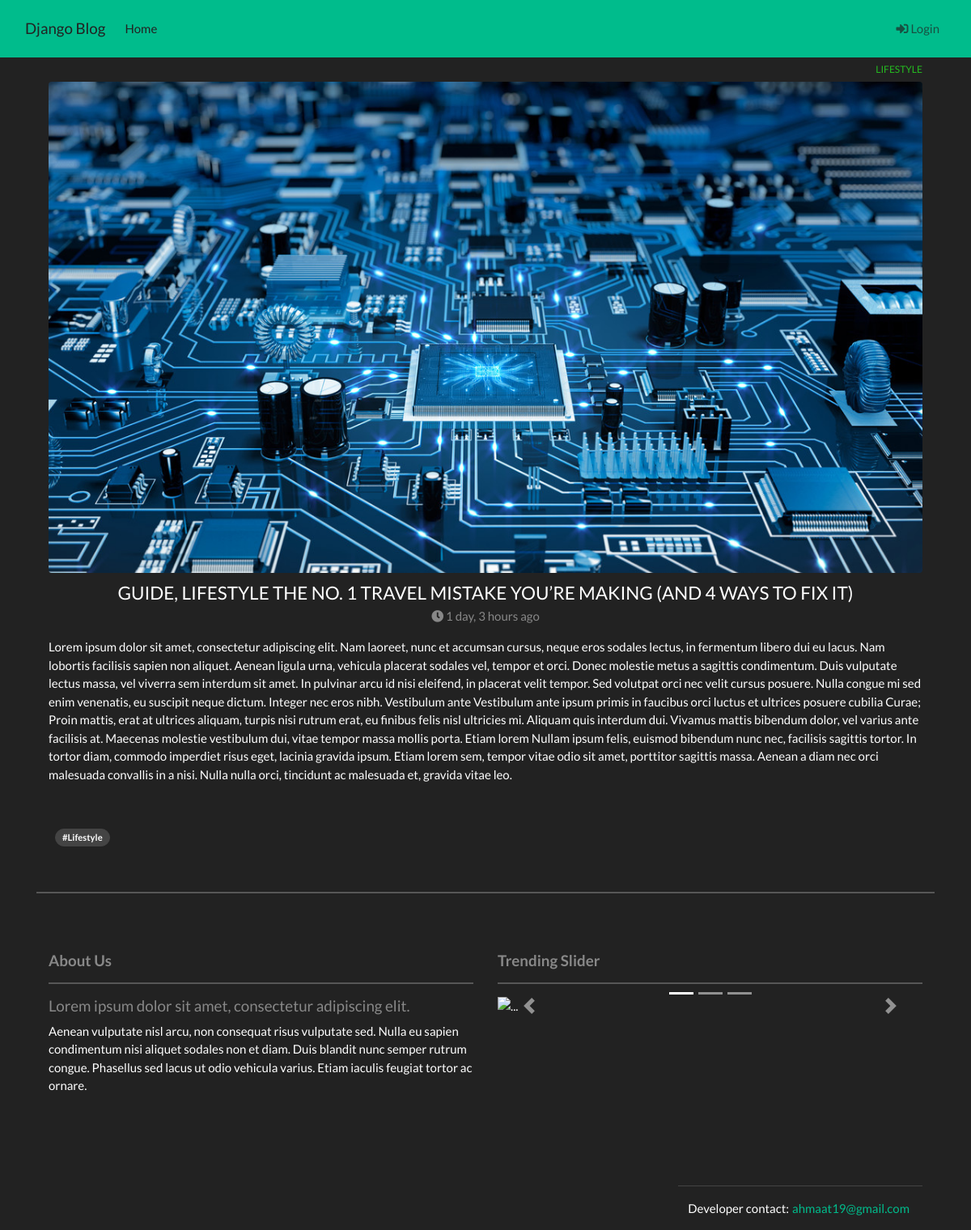
The app's page /post-details/guide-lifestyle-the-no-1-travel-mistake-youre-making-and-4-ways-to-fix-it with its own data.
### posts/models.py (models this page shows, shortened)
class Post(models.Model):
    title = models.CharField(max_length=150)
    slug = models.SlugField(max_length=200)
    category = models.ForeignKey(Category, on_delete=models.CASCADE)
    image = models.ImageField(upload_to='static/images/',max_length=100)
    content = models.TextField()
    published = models.BooleanField(default=False)
    tags = models.CharField(max_length=20)
    created = models.DateTimeField(auto_now_add=True)
    created_by = models.IntegerField()

class Category(models.Model):
    name = models.CharField(max_length=50, unique=True)
    created = models.DateTimeField(auto_now_add=True)
    created_by = models.IntegerField()
    def __str__(self):
        return self.name
    class Meta:
        verbose_name_plural = 'Categories'

### posts/views.py (the view)
# urls.py: path('post-details/<slug:slug>', views.postDetails, name='post-details'),
def postDetails(request, slug):
    post = get_object_or_404(Post, slug=slug)
    print(post.title)
    context = {
    'post': post
    }
    return render(request, 'posts/postDetails.html', context)

### posts/templates/posts/postDetails.html
{% extends 'base.html' %} {{% load static %} {% block content %}
<div class="container">
  <h3 class="tag my-2 text-right">{{post.category|upper}}</h3>
  <img src="{{post.image.url}}" class="card-img rounded" />
  <h4 class="modal-title text-center pt-2 text-uppercase">{{post.title}}</h4>
  <p class="card-text text-center text-muted">
    <i class="fa fa-clock"></i>
    {{ post.created|timesince }} ago
  </p>
  <p>{{post.content}}</p>
  <div class="g-5 my-5">
    <span class="badge btn btn-secondary rounded-pill m-2 py-1 px-2">
      #{{post.category}}
    </span>
  </div>
</div>
{% endblock content %}

### static/styles.css (style rules this page uses)
.tag { color: rgb(38, 187, 33); font-size: 12px; font-weight: 500; }

### records on screen
Post: category "LIFESTYLE", image (picture), title "GUIDE, LIFESTYLE THE NO. 1 TRAVEL MISTAKE YOU’RE MAKING (AND 4 WAYS TO FIX IT)", created "1 day, 3 hours", content "Lorem ipsum dolor sit amet, consectetur adipiscing elit. Nam laoreet, nunc et accumsan cursus, neque eros sodales lectus, in fermentum libero dui eu lacus. Nam lobortis facilisis sapien non aliquet. Aenean ligula urna, vehicula placerat sodales vel, tempor et orci. Donec molestie metus a sagittis condimentum. Duis vulputate lectus massa, vel viverra sem interdum sit amet. In pulvinar arcu id nisi eleifend, in placerat velit tempor. Sed volutpat orci nec velit cursus posuere. Nulla congue mi sed enim venenatis, eu suscipit neque dictum. Integer nec eros nibh. Vestibulum ante Vestibulum ante ipsum primis in faucibus orci luctus et ultrices posuere cubilia Curae; Proin mattis, erat at ultrices…", category "Lifestyle"
